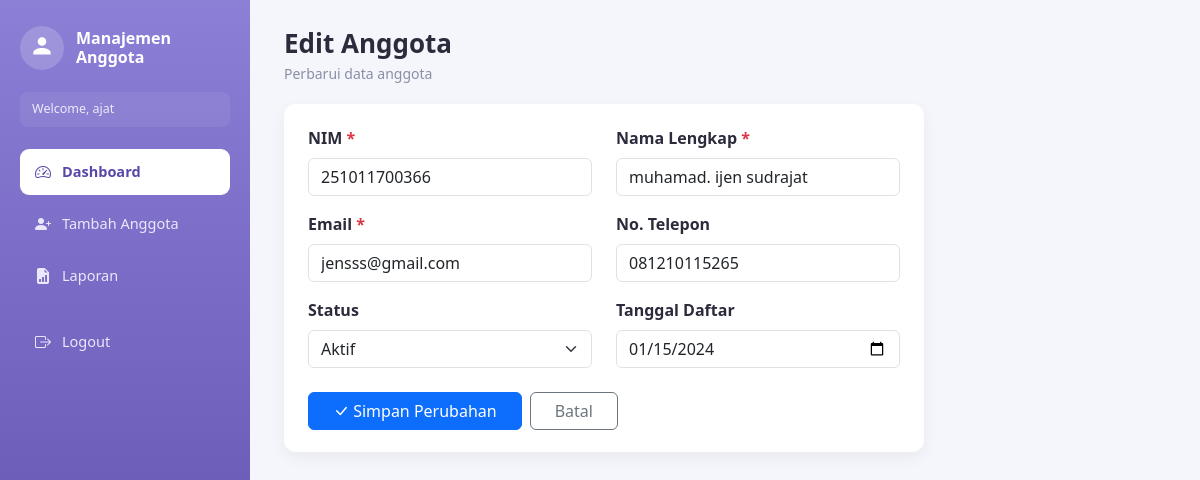
The page /edit_anggota.php?id=1 (signed in) on the database its author committed.
### tables this page shows
CREATE TABLE IF NOT EXISTS anggota (
    id INT AUTO_INCREMENT PRIMARY KEY,
    nim VARCHAR(20) NOT NULL UNIQUE,
    nama_lengkap VARCHAR(100) NOT NULL,
    email VARCHAR(100) NOT NULL,
    no_telepon VARCHAR(20) DEFAULT NULL,
    foto VARCHAR(255) DEFAULT NULL,
    status ENUM('Aktif','Tidak aktif') NOT NULL DEFAULT 'Aktif',
    tgl_daftar DATE NOT NULL,
    created_at TIMESTAMP DEFAULT CURRENT_TIMESTAMP
);

### edit_anggota.php (the view, shortened to what this page needs)
<?php
require_once __DIR__ . '/config/db.php';
$id = (int)($_GET['id'] ?? 0);
$stmt = $pdo->prepare('SELECT * FROM anggota WHERE id = ?');
$stmt->execute([$id]);
$anggota = $stmt->fetch();
?>
<!DOCTYPE html>
<html lang="id">
<head>
<link rel="stylesheet" href="https://cdn.jsdelivr.net/npm/bootstrap@5.3.3/dist/css/bootstrap.min.css">
<link rel="stylesheet" href="https://cdn.jsdelivr.net/npm/bootstrap-icons@1.11.3/font/bootstrap-icons.css">
<link rel="stylesheet" href="assets/css/style.css">
</head>
<body>
<div class="app-shell">
    <?php include __DIR__ . '/includes/sidebar.php'; ?>
    <main class="main-content">
        <div class="page-header">
            <div>
                <h1>Edit Anggota</h1>
                <p>Perbarui data anggota</p>
            </div>
        </div>
        <div class="panel" style="max-width:640px;">
            <form method="POST" action="edit_anggota.php?id=<?= $anggota['id'] ?>">
                <div class="row">
                    <div class="col-md-6 mb-3">
                        <label class="form-label fw-semibold">NIM <span class="text-danger">*</span></label>
                        <input type="text" name="nim" class="form-control" value="<?= htmlspecialchars($anggota['nim']) ?>" required>
                    </div>
                    <div class="col-md-6 mb-3">
                        <label class="form-label fw-semibold">Nama Lengkap <span class="text-danger">*</span></label>
                        <input type="text" name="nama_lengkap" class="form-control" value="<?= htmlspecialchars($anggota['nama_lengkap']) ?>" required>
                    </div>
                </div>
                <div class="row">
                    <div class="col-md-6 mb-3">
                        <label class="form-label fw-semibold">Email <span class="text-danger">*</span></label>
                        <input type="email" name="email" class="form-control" value="<?= htmlspecialchars($anggota['email']) ?>" required>
                    </div>
                    <div class="col-md-6 mb-3">
                        <label class="form-label fw-semibold">No. Telepon</label>
                        <input type="text" name="no_telepon" class="form-control" value="<?= htmlspecialchars($anggota['no_telepon'] ?? '') ?>">
                    </div>
                </div>
                <div class="row">
                    <div class="col-md-6 mb-3">
                        <label class="form-label fw-semibold">Status</label>
                        <select name="status" class="form-select">
                            <option value="Aktif" <?= $anggota['status'] === 'Aktif' ? 'selected' : '' ?>>Aktif</option>
                        </select>
                    </div>
                    <div class="col-md-6 mb-3">
                        <label class="form-label fw-semibold">Tanggal Daftar</label>
                        <input type="date" name="tgl_daftar" class="form-control" value="<?= htmlspecialchars($anggota['tgl_daftar']) ?>">
                    </div>
                </div>
                <div class="d-flex gap-2 mt-2">
                    <button type="submit" class="btn btn-primary px-4"><i class="bi bi-check-lg"></i> Simpan Perubahan</button>
                    <a href="dashboard.php" class="btn btn-outline-secondary px-4">Batal</a>
                </div>
            </form>
        </div>
    </main>
</div>
</body>
</html>

### style.css (style rules this page uses)
:root { --purple-top:#8b7fd6; --purple-bottom:#5a48a8; --blue:#2f8fef; --green:#28a768; --amber:#f4b400; --cyan:#17c1d9; --bg:#f4f6fb; --text-dark:#2b2b3c; --muted:#8a8fa3; }
* { box-sizing:border-box; }
body { background:var(--bg); font-family:'Segoe UI', Roboto, Arial, sans-serif; color:var(--text-dark); margin:0; }
.app-shell { display:flex; min-height:100vh; }
.main-content { flex:1; padding:28px 34px; min-width:0; }
.page-header { display:flex; justify-content:space-between; align-items:flex-start; margin-bottom:20px; flex-wrap:wrap; gap:10px; }
.page-header h1 { font-size:26px; font-weight:700; margin:0 0 4px 0; }
.page-header p { color:var(--muted); margin:0; font-size:14px; }
.panel { background:#fff; border-radius:12px; padding:22px 24px; box-shadow:0 6px 16px rgba(0,0,0,.05); margin-bottom:22px; }

### rows shown on the page
anggota: nim "251011700366", nama_lengkap "muhamad. ijen sudrajat", email "jensss@gmail.com", no_telepon "081210115265", status "Aktif", tgl_daftar "01/15/2024"

### other values the page prints
$namaUser "ajat"
